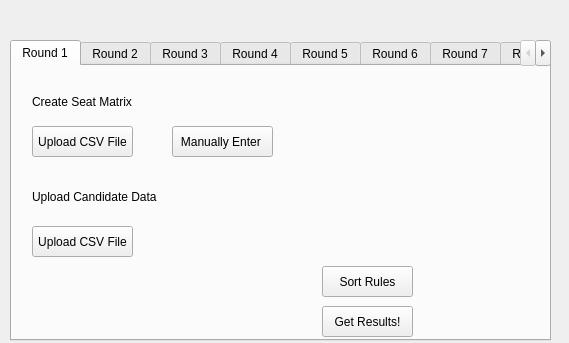
<?xml version="1.0" encoding="UTF-8"?>
<ui version="4.0">
 <class>ProjectView</class>
 <widget class="QWidget" name="ProjectView">
  <property name="geometry">
   <rect>
    <x>0</x>
    <y>0</y>
    <width>569</width>
    <height>343</height>
   </rect>
  </property>
  <property name="windowTitle">
   <string>Form</string>
  </property>
  <widget class="QTabWidget" name="rounds">
   <property name="geometry">
    <rect>
     <x>10</x>
     <y>40</y>
     <width>541</width>
     <height>301</height>
    </rect>
   </property>
   <property name="currentIndex">
    <number>0</number>
   </property>
   <widget class="QWidget" name="round1">
    <attribute name="title">
     <string>Round 1</string>
    </attribute>
    <widget class="QLabel" name="label">
     <property name="geometry">
      <rect>
       <x>20</x>
       <y>20</y>
       <width>151</width>
       <height>31</height>
      </rect>
     </property>
     <property name="text">
      <string>Create Seat Matrix</string>
     </property>
    </widget>
    <widget class="QPushButton" name="matrixUpload">
     <property name="geometry">
      <rect>
       <x>20</x>
       <y>60</y>
       <width>101</width>
       <height>31</height>
      </rect>
     </property>
     <property name="text">
      <string>Upload CSV File</string>
     </property>
    </widget>
    <widget class="QPushButton" name="manSeat">
     <property name="geometry">
      <rect>
       <x>160</x>
       <y>60</y>
       <width>101</width>
       <height>31</height>
      </rect>
     </property>
     <property name="text">
      <string>Manually Enter </string>
     </property>
    </widget>
    <widget class="QLabel" name="label_2">
     <property name="geometry">
      <rect>
       <x>20</x>
       <y>120</y>
       <width>141</width>
       <height>21</height>
      </rect>
     </property>
     <property name="text">
      <string>Upload Candidate Data</string>
     </property>
    </widget>
    <widget class="QPushButton" name="dataUpload">
     <property name="geometry">
      <rect>
       <x>20</x>
       <y>160</y>
       <width>101</width>
       <height>31</height>
      </rect>
     </property>
     <property name="text">
      <string>Upload CSV File</string>
     </property>
    </widget>
    <widget class="QPushButton" name="sortData">
     <property name="geometry">
      <rect>
       <x>310</x>
       <y>240</y>
       <width>91</width>
       <height>31</height>
      </rect>
     </property>
     <property name="text">
      <string>Get Results!</string>
     </property>
    </widget>
    <widget class="QPushButton" name="sortRules">
     <property name="geometry">
      <rect>
       <x>310</x>
       <y>200</y>
       <width>91</width>
       <height>31</height>
      </rect>
     </property>
     <property name="text">
      <string>Sort Rules</string>
     </property>
    </widget>
   </widget>
   <widget class="QWidget" name="round2">
    <attribute name="title">
     <string>Round 2</string>
    </attribute>
   </widget>
   <widget class="QWidget" name="round3">
    <attribute name="title">
     <string>Round 3</string>
    </attribute>
   </widget>
   <widget class="QWidget" name="round4">
    <attribute name="title">
     <string>Round 4</string>
    </attribute>
   </widget>
   <widget class="QWidget" name="round5">
    <attribute name="title">
     <string>Round 5</string>
    </attribute>
   </widget>
   <widget class="QWidget" name="round6">
    <attribute name="title">
     <string>Round 6</string>
    </attribute>
   </widget>
   <widget class="QWidget" name="round7">
    <attribute name="title">
     <string>Round 7</string>
    </attribute>
   </widget>
   <widget class="QWidget" name="round8">
    <attribute name="title">
     <string>Round 8</string>
    </attribute>
   </widget>
   <widget class="QWidget" name="round9">
    <attribute name="title">
     <string>Round 9</string>
    </attribute>
   </widget>
   <widget class="QWidget" name="round10">
    <attribute name="title">
     <string>Round 10</string>
    </attribute>
   </widget>
  </widget>
  <widget class="QLabel" name="projectName">
   <property name="geometry">
    <rect>
     <x>20</x>
     <y>10</y>
     <width>101</width>
     <height>21</height>
    </rect>
   </property>
   <property name="text">
    <string/>
   </property>
  </widget>
 </widget>
 <resources/>
 <connections/>
</ui>
